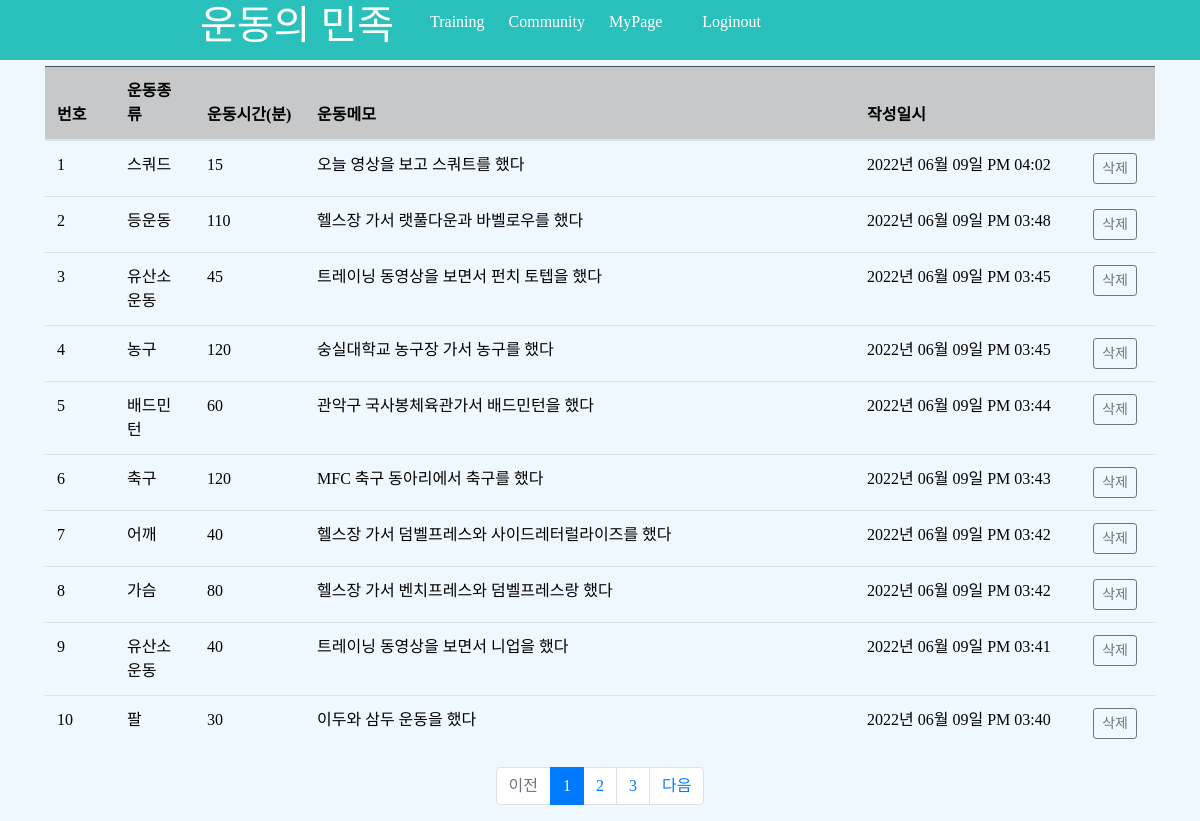
Screenshot of /list/exercisedata/ (signed in) with the database file from the repository.
### pybo/models.py (models this page shows)
class Exercise_Data(db.Model):
    id = db.Column(db.Integer, primary_key=True)
    exercise_type = db.Column(db.String(200), nullable=False)
    exercise_time = db.Column(db.Integer, nullable=False)
    exercise_note = db.Column(db.Text(), nullable=False)
    create_date = db.Column(db.DateTime(), nullable=False)
    user_id = db.Column(db.Integer, db.ForeignKey('signup__data.id', ondelete='CASCADE'), nullable=False)
    user2 = db.relationship('Signup_Data', backref=db.backref('exercise_set'))

### pybo/views/list_views.py (the view)
@bp.route('/exercisedata/')
@login_required
def exercisedatalist():
    page = request.args.get('page', type=int, default=1)
    check_user_id = session.get('user_id')
    if g.user:
        exercisedata_list = Exercise_Data.query.order_by(Exercise_Data.create_date.desc()).filter(Exercise_Data.exercise_time != 0,
                                                                                          Exercise_Data.user_id == check_user_id)
    else:
        exercisedata_list = Exercise_Data.query.filter(Exercise_Data.exercise_time == 100000)
    exercisedata_list = exercisedata_list.paginate(page, per_page=10)
    return render_template('exercisedata_list.html', exercisedata_list=exercisedata_list)

### pybo/filter.py (called while the page is built)
def format_datetime(value, fmt='%Y년 %m월 %d일 %p %I:%M'):
    return value.strftime(fmt)

### pybo/views/input_views.py (called while the page is built)
@bp.before_app_request
def defalut_health_data():
    check_user_id = session.get('user_id')
    if g.user:
        health_data = Health_Data.query.filter(Health_Data.user_id == check_user_id).all()
        health_data_count = len(health_data)
        exercise_data = Exercise_Data.query.filter(Exercise_Data.user_id == check_user_id).all()
        exercise_data_count = len(exercise_data)
        if health_data_count == 0:
            defalut_value = Health_Data(height=1, weight=0, body_fat=0, body_muscle=0, create_date=datetime.now(),user=g.user)
            db.session.add(defalut_value)
            db.session.commit()

### pybo/views/main_views.py (called while the page is built)
@bp.before_app_request
def load_logged_in_user():
    user_id = session.get('user_id')
    if user_id is None:
        g.user = None
    else:
        g.user = Signup_Data.query.get(user_id)

def login_required(view):
    @functools.wraps(view)
    def wrapped_view(*args, **kwargs):
        if g.user is None:
            _next = request.url if request.method == 'GET' else ''
            return redirect(url_for('main.login_page', next=_next))
        return view(*args, **kwargs)
    return wrapped_view

### pybo/templates/exercisedata_list.html (shortened to what this page needs)
<!DOCTYPE html>
<html lang="en">
<head>
    <link rel="stylesheet" href="{{url_for('static', filename='bootstrap.min.css')}}">
    <link rel="stylesheet" href="{{url_for('static', filename='index.css')}}">
</head>
<body>
    <div class="header">
        <h1><a href="/">운동의 민족</a></h1>
        <div class="nav">
             {% if g.user %}
				<ul>
					<li><a href="/training/">Training</a></li>
					<li><a href="/question/list">Community</a></li>
					<li><a href="/input">MyPage</a></li>
					<li class="nav-item ">
					<a class="nav-link" href="{{ url_for('main.logout') }}">{{ g.user.username }} Loginout</a>
					</li>
				</ul>
            {% endif %}
        </div>
    </div>
    <div class="blackinlist"></div>
    <div class="container my-3">
        <table class="table">
            <thead>
            <tr class="table-dark">
                <th>번호</th>
                <th>운동종류</th>
                <th>운동시간(분)</th>
                <th>운동메모</th>
                <th>작성일시</th>
                <th></th>
            </tr>
            </thead>
            <tbody>
            {% if exercisedata_list %}
            {% for exercisedata in exercisedata_list.items %}
            <tr>
                <td>{{ loop.index }}</td>
                <td>{{ exercisedata.exercise_type }}</td>
                <td>{{ exercisedata.exercise_time }}</td>
                <td>{{ exercisedata.exercise_note }}</td>
                <td>{{ exercisedata.create_date|datetime }}</td>
                <td><a href="javascript:void(0)" class="delete btn btn-sm btn-outline-secondary"
               data-uri="{{ url_for('list.delete_exercisedata', exercisedata_id=exercisedata.id) }}">삭제</a></td>
            </tr>
            {% endfor %}
            {% else %}
            <tr>
                <td colspan="3">운동정보가 없습니다.</td>
            </tr>
            {% endif %}
            </tbody>
        </table>
    <ul class="pagination justify-content-center">
        {% if exercisedata_list.has_prev %}
        <li class="page-item">
            <a class="page-link" href="?page={{ exercisedata_list.prev_num }}">이전</a>
        </li>
        {% else %}
        <li class="page-item disabled">
            <a class="page-link" tabindex="-1" aria-disabled="true" href="javascript:void(0)">이전</a>
        </li>
        {% endif %}
        {% for page_num in exercisedata_list.iter_pages() %}
        {% if page_num %}
        {% if page_num != exercisedata_list.page %}
        <li class="page-item">
            <a class="page-link" href="?page={{ page_num }}">{{ page_num }}</a>
        </li>
        {% else %}
        <li class="page-item active" aria-current="page">
            <a class="page-link" href="javascript:void(0)">{{ page_num }}</a>
        </li>
        {% endif %}
        {% else %}
        <li class="disabled">
            <a class="page-link" href="javascript:void(0)">...</a>
        </li>
        {% endif %}
        {% endfor %}
        {% if exercisedata_list.has_next %}
        <li class="page-item">
            <a class="page-link" href="?page={{ exercisedata_list.next_num }}">다음</a>
        </li>
        {% else %}
        <li class="page-item disabled">
            <a class="page-link" tabindex="-1" aria-disabled="true" href="javascript:void(0)">다음</a>
        </li>
        {% endif %}
    </ul>
    </div>
</body>
</html>

### pybo/static/index.css (style rules this page uses)
* { font-family: 'MaplestoryOTFLight'; text-decoration: none; margin: 0px; padding: 0px; color: black; list-style:none; }
body { font-family: 'BMJUA'; background: #F0F8FF; }
.header { width: 100%; height: 60px; margin: 0 auto; display: flex; justify-content: space-between; align-items: center; background: #2ac1bc; padding-left: 200px; position: fixed; z-index: 1; }
.header h1 a { text-decoration: none; color: white; }
.nav { padding-right: 413px; }
.nav ul li { display: inline-block; margin: 0 10px; }
.nav ul li a { text-decoration: none; color: white; }
.blackinlist { width:100%; height:50px; }

### rows the page displays
Exercise_Data: exercise_type "스쿼드", exercise_time "15", exercise_note "오늘 영상을 보고 스쿼트를 했다", create_date "2022년 06월 09일 PM 04:02"
Exercise_Data: exercise_type "등운동", exercise_time "110", exercise_note "헬스장 가서 랫풀다운과 바벨로우를 했다", create_date "2022년 06월 09일 PM 03:48"
Exercise_Data: exercise_type "유산소운동", exercise_time "45", exercise_note "트레이닝 동영상을 보면서 펀치 토텝을 했다", create_date "2022년 06월 09일 PM 03:45"
Exercise_Data: exercise_type "농구", exercise_time "120", exercise_note "숭실대학교 농구장 가서 농구를 했다", create_date "2022년 06월 09일 PM 03:45"
Exercise_Data: exercise_type "배드민턴", exercise_time "60", exercise_note "관악구 국사봉체육관가서 배드민턴을 했다", create_date "2022년 06월 09일 PM 03:44"
Exercise_Data: exercise_type "축구", exercise_time "120", exercise_note "MFC 축구 동아리에서 축구를 했다", create_date "2022년 06월 09일 PM 03:43"
Exercise_Data: exercise_type "어깨", exercise_time "40", exercise_note "헬스장 가서 덤벨프레스와 사이드레터럴라이즈를 했다", create_date "2022년 06월 09일 PM 03:42"
Exercise_Data: exercise_type "가슴", exercise_time "80", exercise_note "헬스장 가서 벤치프레스와 덤벨프레스랑 했다", create_date "2022년 06월 09일 PM 03:42"
Exercise_Data: exercise_type "유산소 운동", exercise_time "40", exercise_note "트레이닝 동영상을 보면서 니업을 했다", create_date "2022년 06월 09일 PM 03:41"
Exercise_Data: exercise_type "팔", exercise_time "30", exercise_note "이두와 삼두 운동을 했다", create_date "2022년 06월 09일 PM 03:40"

### other values shown
{{ page_num }} "1"
{{ page_num }} "2" "3"
